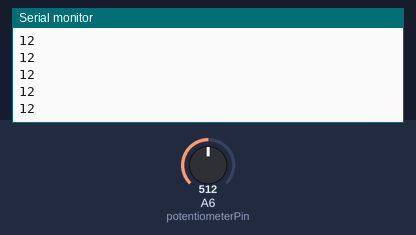
This sketch was run on a simulated Arduino Nano, built with avr-gcc and run on an emulated ATmega328P. Shown: the last lines printed to the serial monitor. The test bench sets the inputs (shaded band); at power-on: A6 (potentiometerPin) = 512.

Above: at 1.2 s.
1.3 s: A6 (potentiometerPin) set to 716
At 1.31 s:
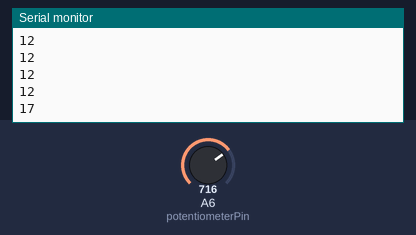
2.8 s: A6 (potentiometerPin) set to 900
At 2.81 s:
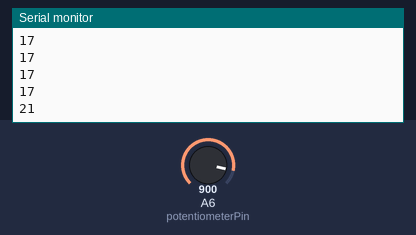
Timing chart, 0 to 5.8 s (numbered marks = the images above; inputs shaded):
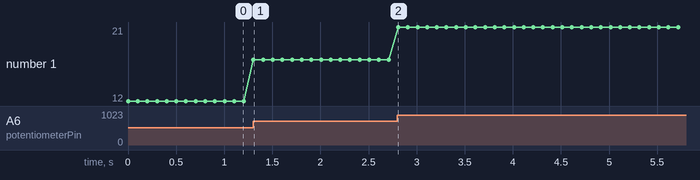

Measured:
- after the input at 1.3 s, the serial monitor: prints a new line at once (image 1)
- after the input at 2.8 s, the serial monitor: prints a new line at once (image 2)
- plotted number 1: 12 → 17 after the input at 1.3 s, 17 → 21 after the input at 2.8 s

The sketch:

tutorial_04_analogwrite.ino
```cpp
int LEDPin = 21;
int potentiometerPin = A6;


/*

    100% 16048438 HARRY SMITH

*/

void setup()
{
    Serial.begin(9600);
    pinMode(LEDPin, OUTPUT);
}

void loop()
{
    int potentiometerReading = analogRead(potentiometerPin);

    int brightness = map(potentiometerReading, 0, 4095, 0, 100);

    analogWrite(LEDPin, brightness);

    Serial.println(brightness);

    delay(100);
}
```
